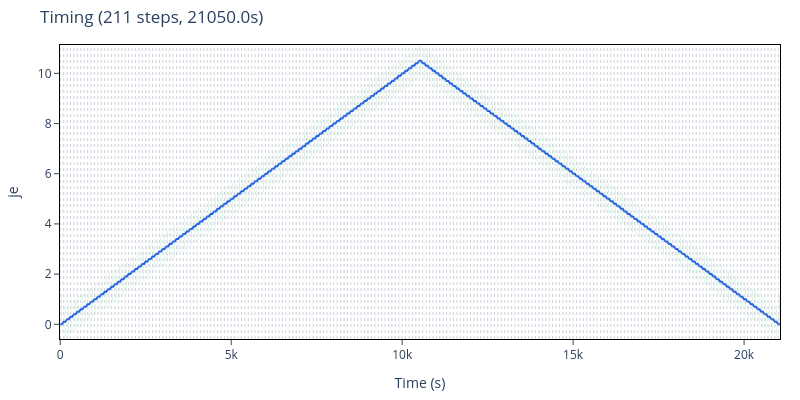

The notebook cell this image was saved under:
### Code cell
# Plot timing schedule
times = []
je_vals = []
for s in steps:
    times += [s['ramp_start'], s['ramp_end'], s['stable_end']]
    je_vals += [s['je_start'], s['je_end'], s['je_end']]

je_max = max(s['je_end'] for s in steps) or 1.0
band = je_max * 0.06

fig = go.Figure()
fig.add_trace(go.Scatter(
    x=times, y=je_vals, mode='lines',
    line=dict(width=2, color='#2563eb'),
    name='Applied je',
))

for s in steps:
    y_center = s['je_end'] if s['je_end'] != 0 else band
    fig.add_shape(
        type='rect',
        x0=s['save_start'], x1=s['save_end'],
        y0=y_center - band, y1=y_center + band,
        fillcolor='rgba(22,163,74,0.18)', line_width=0,
    )

for s in steps:
    fig.add_vline(x=s['ramp_end'], line_width=0.5,
                  line_dash='dot', line_color='#94a3b8')

fig.update_layout(
    title=f"Timing ({len(steps)} steps, {result['solve_time']:.1f}s)",
    xaxis_title='Time (s)',
    yaxis_title='je',
    legend=dict(orientation='h', yanchor='bottom', y=1.02,
                xanchor='right', x=1),
    margin=dict(l=60, r=20, t=45, b=50),
    height=400, width=800, plot_bgcolor='white',
    xaxis=dict(showline=True, linewidth=1, linecolor='black',
               mirror=True, ticks='outside'),
    yaxis=dict(showline=True, linewidth=1, linecolor='black',
               mirror=True, ticks='outside'),
)
fig.show()
